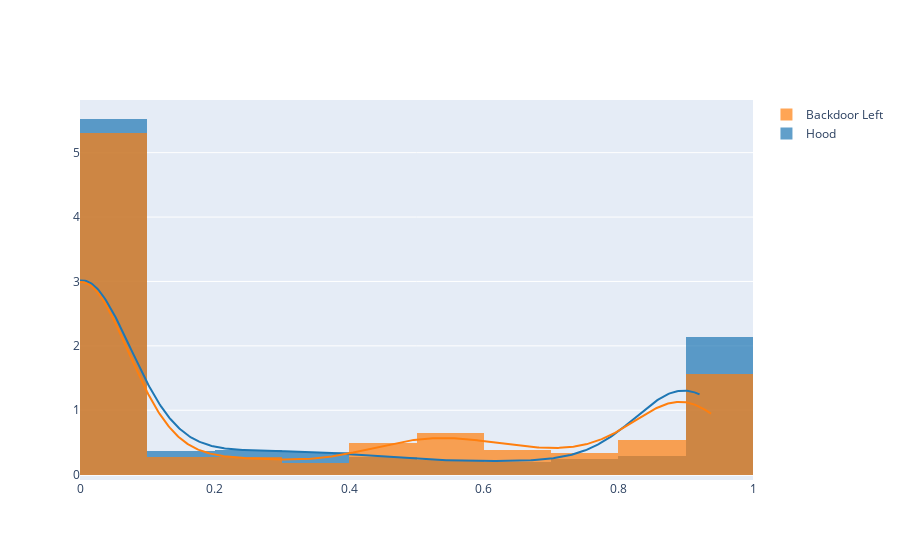

Here is the notebook cell this chart was saved with:
### Code cell
group_labels = ['Hood', 'Backdoor Left']
# Create distplot with custom bin_size
fig = ff.create_distplot([df["perspective_score_hood"].to_numpy(),df["perspective_score_backdoor_left"].to_numpy()],group_labels=group_labels, bin_size=0.1,show_rug=False)
fig.show()

### Figure 1 — Plotly figure (JSON) as saved in the notebook; plotly's stock layout.template omitted (floating-point values rounded to 4 significant figures; data arrays with more than 128 entries replaced by an {"elided": "..."} marker saying what was removed)
{"data": [{"autobinx": false, "histnorm": "probability density", "legendgroup": "Hood", "marker": {"color": "rgb(31, 119, 180)"}, "name": "Hood", "opacity": 0.7, "type": "histogram", "x": {"elided": "4000 float values"}, "xaxis": "x", "xbins": {"end": 0.9224, "size": 0.1, "start": 0}, "yaxis": "y"}, {"autobinx": false, "histnorm": "probability density", "legendgroup": "Backdoor Left", "marker": {"color": "rgb(255, 127, 14)"}, "name": "Backdoor Left", "opacity": 0.7, "type": "histogram", "x": {"elided": "4000 float values"}, "xaxis": "x", "xbins": {"end": 0.9395, "size": 0.1, "start": 0}, "yaxis": "y"}, {"legendgroup": "Hood", "marker": {"color": "rgb(31, 119, 180)"}, "mode": "lines", "name": "Hood", "showlegend": false, "type": "scatter", "x": {"elided": "500 float values"}, "xaxis": "x", "y": {"elided": "500 float values"}, "yaxis": "y"}, {"legendgroup": "Backdoor Left", "marker": {"color": "rgb(255, 127, 14)"}, "mode": "lines", "name": "Backdoor Left", "showlegend": false, "type": "scatter", "x": {"elided": "500 float values"}, "xaxis": "x", "y": {"elided": "500 float values"}, "yaxis": "y"}], "layout": {"barmode": "overlay", "hovermode": "closest", "legend": {"traceorder": "reversed"}, "xaxis": {"anchor": "y2", "domain": [0, 1], "zeroline": false}, "yaxis": {"anchor": "free", "domain": [0, 1], "position": 0}}}
